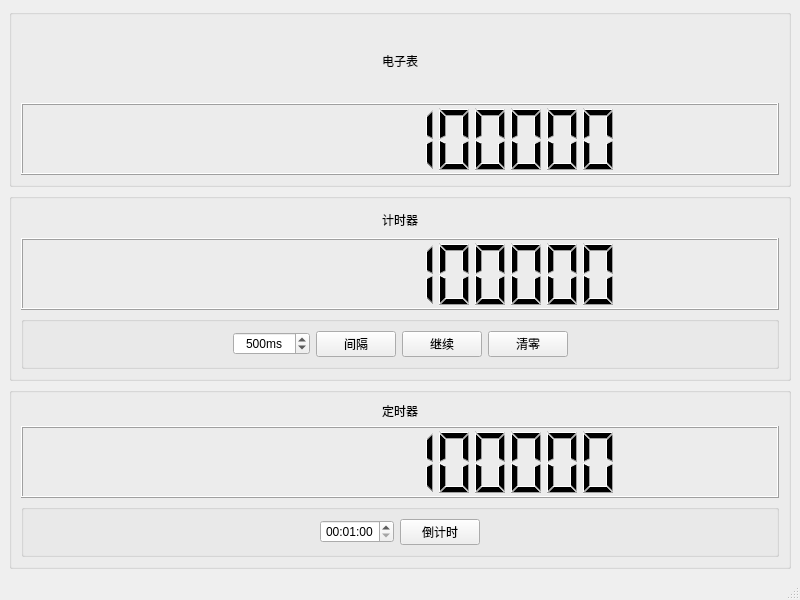
<?xml version="1.0" encoding="UTF-8"?>
<ui version="4.0">
 <class>Timer</class>
 <widget class="QMainWindow" name="Timer">
  <property name="geometry">
   <rect>
    <x>0</x>
    <y>0</y>
    <width>800</width>
    <height>600</height>
   </rect>
  </property>
  <property name="windowTitle">
   <string>Timer</string>
  </property>
  <widget class="QWidget" name="centralwidget">
   <layout class="QVBoxLayout" name="verticalLayout_3">
    <item>
     <widget class="QGroupBox" name="GB_Clock">
      <property name="sizePolicy">
       <sizepolicy hsizetype="Preferred" vsizetype="Preferred">
        <horstretch>0</horstretch>
        <verstretch>1</verstretch>
       </sizepolicy>
      </property>
      <property name="minimumSize">
       <size>
        <width>0</width>
        <height>0</height>
       </size>
      </property>
      <property name="title">
       <string/>
      </property>
      <property name="alignment">
       <set>Qt::AlignCenter</set>
      </property>
      <layout class="QVBoxLayout" name="verticalLayout_2">
       <item>
        <widget class="QLabel" name="label_2">
         <property name="sizePolicy">
          <sizepolicy hsizetype="Preferred" vsizetype="Preferred">
           <horstretch>0</horstretch>
           <verstretch>0</verstretch>
          </sizepolicy>
         </property>
         <property name="minimumSize">
          <size>
           <width>0</width>
           <height>24</height>
          </size>
         </property>
         <property name="text">
          <string>电子表</string>
         </property>
         <property name="alignment">
          <set>Qt::AlignCenter</set>
         </property>
        </widget>
       </item>
       <item>
        <widget class="QLCDNumber" name="LCDN_Clock">
         <property name="sizePolicy">
          <sizepolicy hsizetype="Preferred" vsizetype="Preferred">
           <horstretch>0</horstretch>
           <verstretch>0</verstretch>
          </sizepolicy>
         </property>
         <property name="minimumSize">
          <size>
           <width>300</width>
           <height>72</height>
          </size>
         </property>
         <property name="maximumSize">
          <size>
           <width>16777215</width>
           <height>96</height>
          </size>
         </property>
         <property name="digitCount">
          <number>12</number>
         </property>
         <property name="value" stdset="0">
          <double>11011011.110999999567866</double>
         </property>
         <property name="intValue" stdset="0">
          <number>11011011</number>
         </property>
        </widget>
       </item>
      </layout>
     </widget>
    </item>
    <item>
     <widget class="QGroupBox" name="GB_Timer">
      <property name="sizePolicy">
       <sizepolicy hsizetype="Preferred" vsizetype="Preferred">
        <horstretch>0</horstretch>
        <verstretch>1</verstretch>
       </sizepolicy>
      </property>
      <property name="minimumSize">
       <size>
        <width>0</width>
        <height>0</height>
       </size>
      </property>
      <property name="title">
       <string/>
      </property>
      <property name="alignment">
       <set>Qt::AlignHCenter|Qt::AlignTop</set>
      </property>
      <layout class="QVBoxLayout" name="verticalLayout">
       <item>
        <widget class="QLabel" name="label">
         <property name="sizePolicy">
          <sizepolicy hsizetype="Preferred" vsizetype="Preferred">
           <horstretch>0</horstretch>
           <verstretch>0</verstretch>
          </sizepolicy>
         </property>
         <property name="minimumSize">
          <size>
           <width>0</width>
           <height>24</height>
          </size>
         </property>
         <property name="text">
          <string>计时器</string>
         </property>
         <property name="alignment">
          <set>Qt::AlignCenter</set>
         </property>
        </widget>
       </item>
       <item>
        <widget class="QLCDNumber" name="LCDN_Timer">
         <property name="sizePolicy">
          <sizepolicy hsizetype="Preferred" vsizetype="Preferred">
           <horstretch>0</horstretch>
           <verstretch>0</verstretch>
          </sizepolicy>
         </property>
         <property name="minimumSize">
          <size>
           <width>0</width>
           <height>72</height>
          </size>
         </property>
         <property name="maximumSize">
          <size>
           <width>16777215</width>
           <height>96</height>
          </size>
         </property>
         <property name="layoutDirection">
          <enum>Qt::LeftToRight</enum>
         </property>
         <property name="digitCount">
          <number>12</number>
         </property>
         <property name="value" stdset="0">
          <double>11011011.110999999567866</double>
         </property>
         <property name="intValue" stdset="0">
          <number>11011011</number>
         </property>
        </widget>
       </item>
       <item>
        <widget class="QGroupBox" name="GB_Setting">
         <property name="minimumSize">
          <size>
           <width>0</width>
           <height>0</height>
          </size>
         </property>
         <property name="title">
          <string/>
         </property>
         <layout class="QHBoxLayout" name="horizontalLayout">
          <item>
           <spacer name="horizontalSpacer">
            <property name="orientation">
             <enum>Qt::Horizontal</enum>
            </property>
            <property name="sizeHint" stdset="0">
             <size>
              <width>40</width>
              <height>20</height>
             </size>
            </property>
           </spacer>
          </item>
          <item>
           <widget class="QSpinBox" name="SB_Interval">
            <property name="sizePolicy">
             <sizepolicy hsizetype="Fixed" vsizetype="Fixed">
              <horstretch>1</horstretch>
              <verstretch>0</verstretch>
             </sizepolicy>
            </property>
            <property name="alignment">
             <set>Qt::AlignCenter</set>
            </property>
            <property name="suffix">
             <string>ms</string>
            </property>
            <property name="maximum">
             <number>10000</number>
            </property>
            <property name="singleStep">
             <number>1</number>
            </property>
            <property name="value">
             <number>500</number>
            </property>
           </widget>
          </item>
          <item>
           <widget class="QPushButton" name="PB_Update_Interval">
            <property name="text">
             <string>间隔</string>
            </property>
           </widget>
          </item>
          <item>
           <widget class="QPushButton" name="PB_Continue_Pause">
            <property name="text">
             <string>继续</string>
            </property>
            <property name="checkable">
             <bool>true</bool>
            </property>
           </widget>
          </item>
          <item>
           <widget class="QPushButton" name="PB_Clear">
            <property name="text">
             <string>清零</string>
            </property>
            <property name="checkable">
             <bool>false</bool>
            </property>
           </widget>
          </item>
          <item>
           <spacer name="horizontalSpacer_2">
            <property name="orientation">
             <enum>Qt::Horizontal</enum>
            </property>
            <property name="sizeHint" stdset="0">
             <size>
              <width>40</width>
              <height>20</height>
             </size>
            </property>
           </spacer>
          </item>
         </layout>
        </widget>
       </item>
      </layout>
     </widget>
    </item>
    <item>
     <widget class="QGroupBox" name="groupBox">
      <property name="sizePolicy">
       <sizepolicy hsizetype="Preferred" vsizetype="Preferred">
        <horstretch>0</horstretch>
        <verstretch>1</verstretch>
       </sizepolicy>
      </property>
      <property name="title">
       <string/>
      </property>
      <layout class="QVBoxLayout" name="verticalLayout_4">
       <item>
        <widget class="QLabel" name="label_3">
         <property name="text">
          <string>定时器</string>
         </property>
         <property name="alignment">
          <set>Qt::AlignCenter</set>
         </property>
        </widget>
       </item>
       <item>
        <widget class="QLCDNumber" name="lcdNumber">
         <property name="minimumSize">
          <size>
           <width>0</width>
           <height>72</height>
          </size>
         </property>
         <property name="digitCount">
          <number>12</number>
         </property>
         <property name="value" stdset="0">
          <double>11011011.110999999567866</double>
         </property>
        </widget>
       </item>
       <item>
        <widget class="QGroupBox" name="groupBox_2">
         <property name="title">
          <string/>
         </property>
         <layout class="QHBoxLayout" name="horizontalLayout_2">
          <item>
           <spacer name="horizontalSpacer_4">
            <property name="orientation">
             <enum>Qt::Horizontal</enum>
            </property>
            <property name="sizeHint" stdset="0">
             <size>
              <width>40</width>
              <height>20</height>
             </size>
            </property>
           </spacer>
          </item>
          <item>
           <widget class="QTimeEdit" name="timeEdit">
            <property name="alignment">
             <set>Qt::AlignCenter</set>
            </property>
            <property name="currentSection">
             <enum>QDateTimeEdit::SecondSection</enum>
            </property>
            <property name="displayFormat">
             <string>HH:mm:ss</string>
            </property>
            <property name="time">
             <time>
              <hour>0</hour>
              <minute>1</minute>
              <second>0</second>
             </time>
            </property>
           </widget>
          </item>
          <item>
           <widget class="QPushButton" name="pushButton">
            <property name="text">
             <string>倒计时</string>
            </property>
           </widget>
          </item>
          <item>
           <spacer name="horizontalSpacer_3">
            <property name="orientation">
             <enum>Qt::Horizontal</enum>
            </property>
            <property name="sizeHint" stdset="0">
             <size>
              <width>40</width>
              <height>20</height>
             </size>
            </property>
           </spacer>
          </item>
         </layout>
        </widget>
       </item>
      </layout>
     </widget>
    </item>
   </layout>
  </widget>
  <widget class="QMenuBar" name="menubar">
   <property name="geometry">
    <rect>
     <x>0</x>
     <y>0</y>
     <width>800</width>
     <height>30</height>
    </rect>
   </property>
  </widget>
  <widget class="QStatusBar" name="statusbar"/>
 </widget>
 <resources/>
 <connections/>
</ui>
